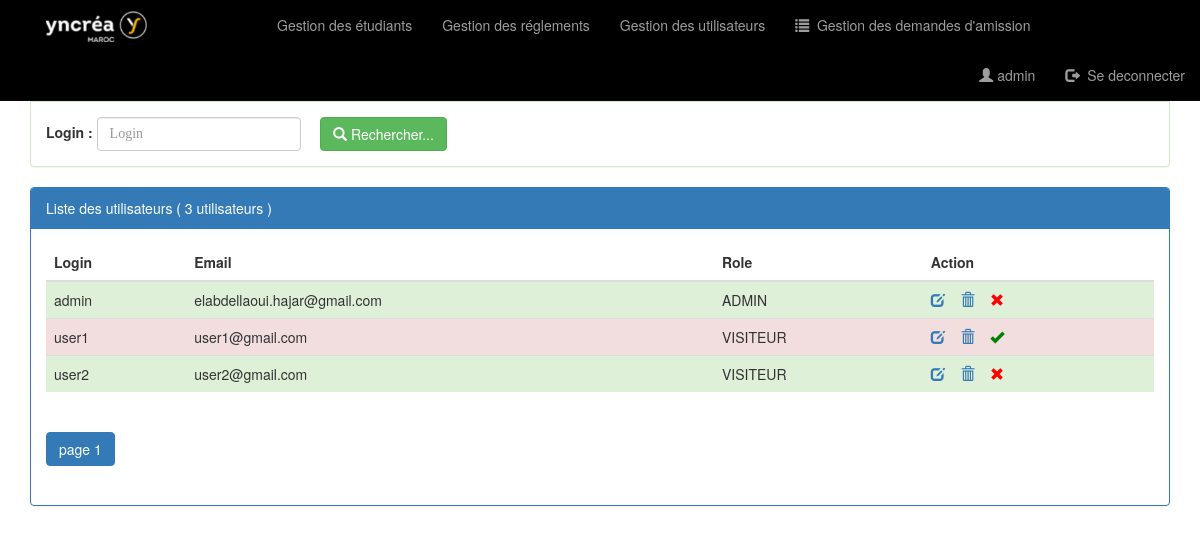
Screenshot of /pages/utilisateurs.php (signed in) with the database file from the repository.
### tables this page shows
create table utilisateurs(
    idUser int(5) auto_increment primary key,
    login varchar(50),
    email varchar(255),
    role varchar(50),
    etat int(1),
    pwd varchar(255)
);

### pages/utilisateurs.php (the view, shortened to what this page needs)
<?php
    require_once('connexiondb.php');
    $login=isset($_GET['login'])?$_GET['login']:"";
    $size=isset($_GET['size'])?$_GET['size']:3;
    $page=isset($_GET['page'])?$_GET['page']:1;
    $offset=($page-1)*$size;
        $requeteUser="select * from utilisateurs where login like '%$login%'
                      limit $size
                      offset $offset"
                ;
        $requeteCount="select count(*) countUser from utilisateurs"
                ;
    $resultatUser=$pdo->query($requeteUser);
    $resultatCount=$pdo->query($requeteCount);
    $tabCount=$resultatCount->fetch();
    $nbrUser = $tabCount['countUser'];
    $reste=$nbrUser%$size;
    if($reste===0)
        $nbrPage=$nbrUser/$size;
    else
        $nbrPage=floor($nbrUser/$size)+1;
?>
<!DOCTYPE HTML>
<HTML>
    <head>
        <link rel="stylesheet" type="text/css" href="../css/bootstrap.min.css">
        <link rel="stylesheet" type="text/css" href="../css/monstyle.css">
    </head>
    <body>
        <?php include("menu.php");?>
        <div class="container">
            <div class="panel panel-success margetop">
                <div class="panel-heading">Rechercher des utilisateurs...</div>
                <div class="panel-body">
                   <form method="get" action="utilisateurs.php" class="form-inline">
                    <div class="form-group">
                        <label>Login :</label>
                        <input type="text" name="login" placeholder="Login" class="form-control" value = "<?php echo $login ?>"/>
                    </div>
                        <button type="submit" class="btn btn-success">
                            <span class="glyphicon glyphicon-search"></span>
                            Rechercher...
                        </button>
                   </form>
                </div>
            </div>
            <div class="panel panel-primary">
                <div class="panel-heading">Liste des utilisateurs ( <?php echo $nbrUser; if($nbrUser==1) echo " utilisateur"; else echo " utilisateurs";?> )</div>
                <div class="panel-body">
                   <table class="table table-striped">
                        <thead>
                            <tr>
                                <th>Login</th>
                                <th>Email</th>
                                <th>Role</th>
                                <th>Action</th>
                            </tr>
                        </thead>
                        <tbody>
                           <?php while($user=$resultatUser->fetch()){ ?>
                                <tr class="<?php echo $user['etat']==1?'success':'danger' ?>">
                                    <td><?php echo $user['login'] ?></td>
                                    <td><?php echo $user['email'] ?></td>
                                    <td><?php echo strtoupper($user['role']) ?></td>
                                    <td>
                                        <a href="editerUtilisateur.php?idUser=<?php echo $user['idUser'] ?>">
                                            <span class="glyphicon glyphicon-edit"></span>
                                        </a>
                                        <a onclick="return confirm('Etes vous sur de vouloir supprimer cet utilisateur?')"
                                            href="supprimerUtilisateur.php?idUser=<?php echo $user['idUser'] ?>">
                                            <span class="glyphicon glyphicon-trash"></span>
                                        </a>
                                        <a href="activerUtilisateur.php?idUser=<?php echo $user['idUser'] ?>&etat=<?php echo $user['etat'] ?>">
                                        <?php
                                            if($user['etat']==1)
                                                 echo '<span class="glyphicon glyphicon-remove"></span>';
                                            else{
                                              echo '<span class="glyphicon glyphicon-ok"></span>';
                                            }
                                         ?>
                                         </a>
                                    </td>
                                </tr>
                            <?php } ?>
                        </tbody>
                   </table>
                   <div>
                        <ul class="pagination">
                            <?php for($i=1;$i<=$nbrPage;$i++) {?>
                                <li class="<?php if($i==$page) echo 'active'?>">
                                    <a href="utilisateurs.php?page=<?php echo $i ?>&login=<?php echo $login ?>">
                                        page <?php echo $i ?>
                                    </a>
                                </li>
                            <?php } ?>
                        </ul>
                   </div>
                </div>
            </div>
        </div>
    </body>
</HTML>

### css/monstyle.css (style rules this page uses)
.margetop { margin-top: 60px; }
.glyphicon-ok { color: green }
.glyphicon-remove { color: red }
input { padding: 10px; font-size: 17px; font-family: Raleway; border: 1px solid #aaaaaa; }

### rows the page displays
utilisateurs: login "admin", email "elabdellaoui.hajar@gmail.com", role "ADMIN", etat 1 (drawn)
utilisateurs: login "user1", email "user1@gmail.com", role "VISITEUR", etat 0 (drawn)
utilisateurs: login "user2", email "user2@gmail.com", role "VISITEUR", etat 1 (drawn)

### other values shown
$_SESSION['user']['login'] "admin"
$nbrUser "3"
